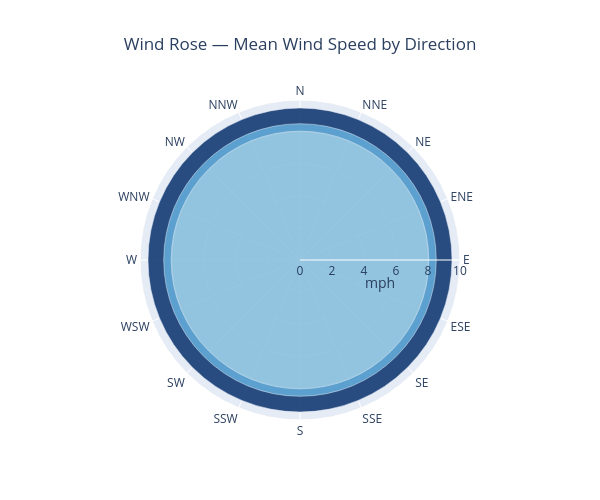

Source (notebook cell):
### Markdown cell above
### 4.4 Wind rose (Plotly polar bar)

### Code cell
# Aggregate mean wind speed by direction label
COMPASS_ORDER = ["N", "NNE", "NE", "ENE", "E", "ESE", "SE", "SSE",
                 "S", "SSW", "SW", "WSW", "W", "WNW", "NW", "NNW"]

wind_data = (
    df.groupby("wind_direction")["wind_mph"]
      .mean()
      .reindex(COMPASS_ORDER)
      .fillna(0)
      .reset_index()
)
wind_data.columns = ["direction", "avg_wind_mph"]

fig = go.Figure(go.Barpolar(
    r=wind_data["avg_wind_mph"],
    theta=wind_data["direction"],
    width=[22.5] * len(wind_data),
    marker_color=wind_data["avg_wind_mph"],
    marker_colorscale="Blues",
    opacity=0.85,
))
fig.update_layout(
    title={"text": "Wind Rose — Mean Wind Speed by Direction", "x": 0.5},
    polar=dict(
        radialaxis=dict(visible=True, title="mph"),
        angularaxis=dict(direction="clockwise"),
    ),
    width=600, height=500,
)
fig.show()

### Figure 1 — Plotly figure (JSON) as saved in the notebook; plotly's stock layout.template omitted (floating-point values rounded to 4 significant figures)
{"data": [{"marker": {"color": [7.398, 7.639, 7.804, 8.734, 9.506, 8.149, 7.141, 6.919, 7.368, 7.573, 7.508, 7.791, 8.176, 8.405, 8.523, 8.055], "colorscale": [[0, "rgb(247,251,255)"], [0.125, "rgb(222,235,247)"], [0.25, "rgb(198,219,239)"], [0.375, "rgb(158,202,225)"], [0.5, "rgb(107,174,214)"], [0.625, "rgb(66,146,198)"], [0.75, "rgb(33,113,181)"], [0.875, "rgb(8,81,156)"], [1, "rgb(8,48,107)"]]}, "opacity": 0.85, "r": [7.398, 7.639, 7.804, 8.734, 9.506, 8.149, 7.141, 6.919, 7.368, 7.573, 7.508, 7.791, 8.176, 8.405, 8.523, 8.055], "theta": ["N", "NNE", "NE", "ENE", "E", "ESE", "SE", "SSE", "S", "SSW", "SW", "WSW", "W", "WNW", "NW", "NNW"], "type": "barpolar", "width": [22.5, 22.5, 22.5, 22.5, 22.5, 22.5, 22.5, 22.5, 22.5, 22.5, 22.5, 22.5, 22.5, 22.5, 22.5, 22.5]}], "layout": {"height": 500, "polar": {"angularaxis": {"direction": "clockwise"}, "radialaxis": {"title": {"text": "mph"}, "visible": true}}, "title": {"text": "Wind Rose — Mean Wind Speed by Direction", "x": 0.5}, "width": 600}}
